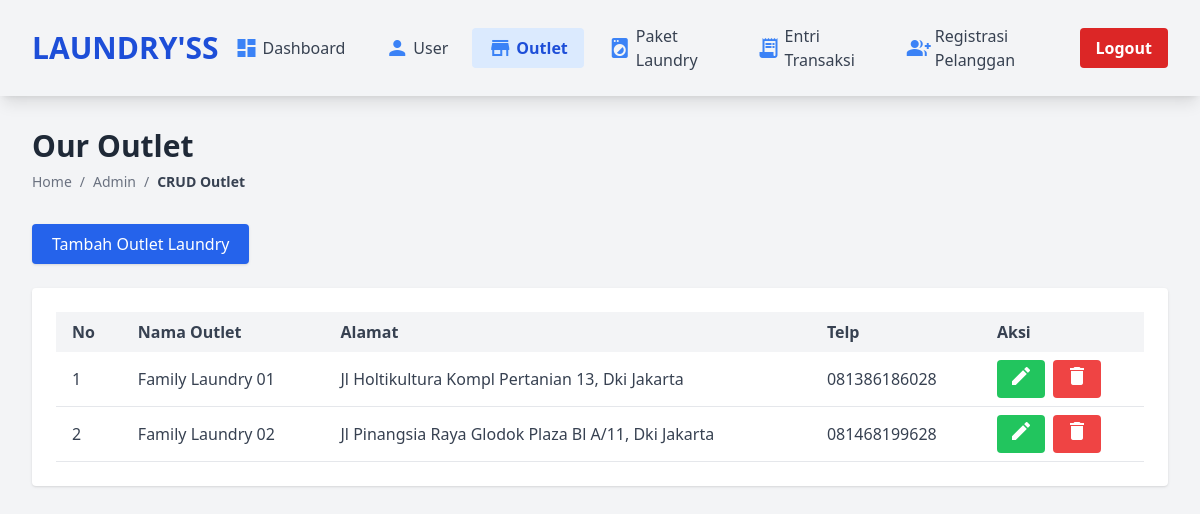
The app's page /admin/outlet.php with its own data.
### tables this page shows
CREATE TABLE `outlet` (
  `id_outlet` int(11) NOT NULL,
  `nama` varchar(100) NOT NULL,
  `alamat` text NOT NULL,
  `tlp` varchar(15) NOT NULL
);

### admin/outlet.php (the view, shortened to what this page needs)
<!DOCTYPE html>
<html lang="en">
<head>
    <script src="https://cdn.tailwindcss.com"></script>
</head>
<body class="bg-gray-100 min-h-screen">
    <nav class="bg-blue shadow-lg px-8 py-4 flex items-center justify-between">
        <div class="flex items-center gap-4">
            <span class="text-3xl font-bold text-blue-700">LAUNDRY'SS</span>
        </div>
        <div class="flex items-center gap-2">
            <a href="../index_admin.php" class="flex items-center px-4 py-2 hover:bg-blue-50 rounded transition text-gray-700">
                <span class="material-icons text-blue-500 mr-1">dashboard</span>
                Dashboard
            </a>
            <a href="user.php" class="flex items-center px-4 py-2 hover:bg-blue-50 rounded transition text-gray-700">
                <span class="material-icons text-blue-500 mr-1">person</span>
                User
            </a>
            <a href="./outlet.php" class="flex items-center px-4 py-2 bg-blue-100 text-blue-700 rounded font-semibold">
                <span class="material-icons text-blue-500 mr-1">store</span>
                Outlet
            </a>
            <a href="./paket.php" class="flex items-center px-4 py-2 hover:bg-blue-50 rounded transition text-gray-700">
                <span class="material-icons text-blue-500 mr-1">local_laundry_service</span>
                Paket Laundry
            </a>
            <a href="transaksi.php" class="flex items-center px-4 py-2 hover:bg-blue-50 rounded transition text-gray-700">
                <span class="material-icons text-blue-500 mr-1">receipt_long</span>
                Entri Transaksi
            </a>
            <a href="member.php" class="flex items-center px-4 py-2 hover:bg-blue-50 rounded transition text-gray-700">
                <span class="material-icons text-blue-500 mr-1">group_add</span>
                Registrasi Pelanggan
            </a>
            <a href="./logout.php" class="bg-red-600 px-4 py-2 rounded hover:bg-red-700 font-bold text-white">
                Logout
            </a>
        </div>
    </nav>
    <main class="p-8 max-w-7xl mx-auto">
        <div class="mb-8">
            <h1 class="text-3xl font-bold text-gray-800 mb-2">Our Outlet</h1>
            <nav class="text-sm text-gray-500">
                <ol class="list-reset flex">
                    <li><a href="../index_admin.php" class="hover:text-blue-600">Home</a></li>
                    <li><span class="mx-2">/</span></li>
                    <li>Admin</li>
                    <li><span class="mx-2">/</span></li>
                    <li class="text-gray-700 font-semibold">CRUD Outlet</li>
                </ol>
            </nav>
        </div>
        <div class="mb-6 flex justify-between items-center">
            <button type="button" class="bg-blue-600 hover:bg-blue-700 text-white px-5 py-2 rounded shadow transition" onclick="document.getElementById('modalOutlet').classList.remove('hidden')">
                Tambah Outlet Laundry
            </button>
        </div>
        <div class="bg-white rounded shadow p-6">
            <table class="min-w-full table-auto">
                <thead>
                    <tr class="bg-gray-100 text-gray-700">
                        <th class="px-4 py-2 text-left">No</th>
                        <th class="px-4 py-2 text-left">Nama Outlet</th>
                        <th class="px-4 py-2 text-left">Alamat</th>
                        <th class="px-4 py-2 text-left">Telp</th>
                        <th class="px-4 py-2 text-left">Aksi</th>
                    </tr>
                </thead>
                <tbody class="text-gray-700">
                    <?php
                    include "koneksi.php";
                    $qry_outlet=mysqli_query($conn,"select * from outlet");
                    $no=0;
                    while($data_outlet=mysqli_fetch_array($qry_outlet)){
                    $no++;?>
                    <tr class="border-b hover:bg-gray-50">
                        <td class="px-4 py-2"><?=$no?></td>
                        <td class="px-4 py-2"><?=$data_outlet['nama']?></td>
                        <td class="px-4 py-2"><?=$data_outlet['alamat']?></td>
                        <td class="px-4 py-2"><?=$data_outlet['tlp']?></td>
                        <td class="px-4 py-2 flex gap-2">
                            <a class="bg-green-500 hover:bg-green-600 text-white px-3 py-1 rounded transition" href="./ubah_outlet.php?id_outlet=<?=$data_outlet['id_outlet']?>">
                                <span class="material-icons text-base">edit</span>
                            </a>
                            <a href="hapus_outlet.php?id_outlet=<?=$data_outlet['id_outlet']?>" onclick="return confirm('Apakah anda yakin menghapus data ini?')" class="bg-red-500 hover:bg-red-600 text-white px-3 py-1 rounded transition">
                                <span class="material-icons text-base">delete</span>
                            </a>
                        </td>
                    </tr>
                    <?php } ?>
                </tbody>
            </table>
        </div>
    </main>
</body>
</html>

### records on screen
outlet: nama "Family Laundry 01", alamat "Jl Holtikultura Kompl Pertanian 13, Dki Jakarta", tlp "081386186028"
outlet: nama "Family Laundry 02", alamat "Jl Pinangsia Raya Glodok Plaza Bl A/11, Dki Jakarta", tlp "081468199628"
